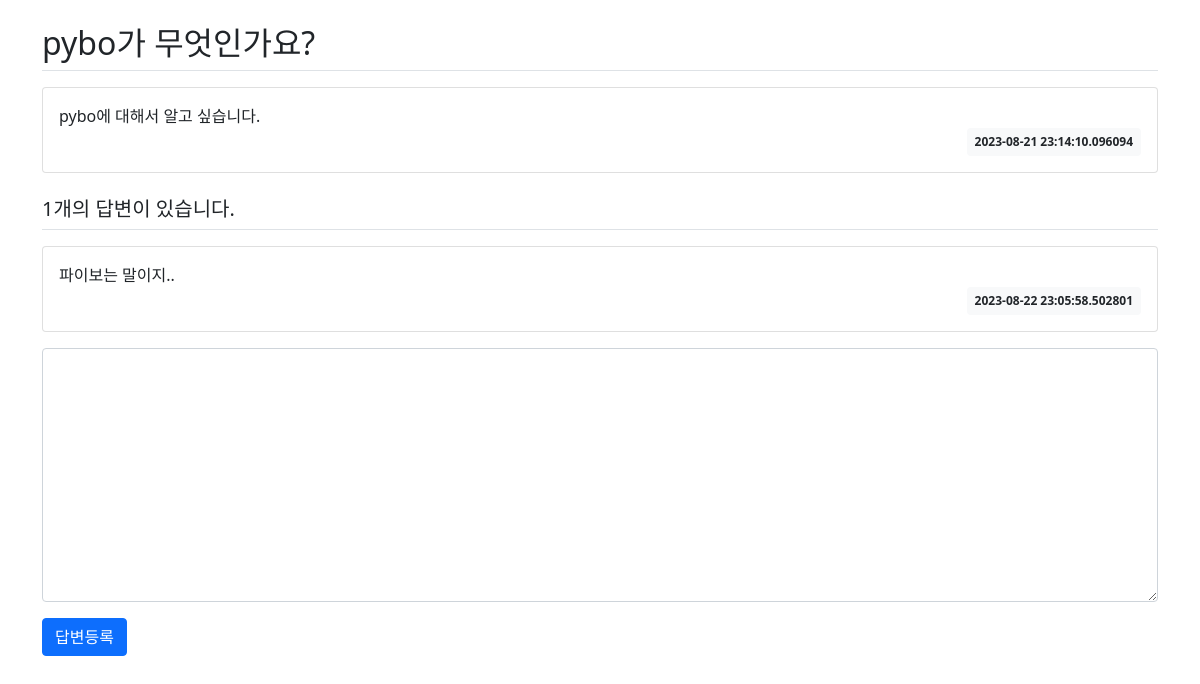
The app's page /question/detail/1/ with its own data.
### pybo/models.py (models this page shows)
class Question(db.Model):
    id = db.Column(db.Integer, primary_key=True)
    subject = db.Column(db.String(200), nullable=False)
    content = db.Column(db.Text(), nullable=False)
    create_date = db.Column(db.DateTime(), nullable=False)

class Answer(db.Model):
    id = db.Column(db.Integer, primary_key=True)
    question_id = db.Column(db.Integer, db.ForeignKey('question.id', ondelete='CASCADE'))
    question = db.relationship('Question', backref=db.backref('answer_set'))
    content = db.Column(db.Text(), nullable=False)
    create_date = db.Column(db.DateTime(), nullable=False)

### pybo/views/question_views.py (the view)
@bp.route('/detail/<int:question_id>/')
def detail(question_id):
    form = AnswerForm()
    question = Question.query.get_or_404(question_id)
    return render_template('question/question_detail.html', question=question, form=form)

### pybo/forms.py
class AnswerForm(FlaskForm):
    content = TextAreaField('내용', validators=[DataRequired('내용은 필수입력 항목입니다.')])

### pybo/templates/question/question_detail.html (shortened to what this page needs)
{% extends 'base.html' %}
{% block content %}
<div class="container my-3">
    <h2 class="border-bottom py-2">{{ question.subject }}</h2>
    <div class="card my-3">
        <div class="card-body">
            <div class="card-text" style="white-space: pre-line;">{{ question.content }}</div>
            <div class="d-flex justify-content-end">
                <div class="badge bg-light text-dark p-2">
                    {{ question.create_date }}
                </div>
            </div>
        </div>
    </div>
    <h5 class="border-bottom my-3 py-2">{{ question.answer_set|length }}개의 답변이 있습니다.</h5>
    {% for answer in question.answer_set %}
    <div class="card my-3">
        <div class="card-body">
            <div class="card-text" style="white-space: pre-line;">{{ answer.content }}</div>
            <div class="d-flex justify-content-end">
                <div class="badge bg-light text-dark p-2">
                    {{ answer.create_date }}
                </div>
            </div>
        </div>
    </div>
    {% endfor %}
    <form action="{{ url_for('answer.create', question_id=question.id) }}" method="post" class="my-3">
        <div class="mb-3">
            <textarea name="content" id="content" class="form-control" rows="10"></textarea>
        </div>
        <input type="submit" value="답변등록" class="btn btn-primary">
    </form>
</div>
{% endblock %}

### records on screen
Question: subject "pybo가 무엇인가요?", content "pybo에 대해서 알고 싶습니다.", create_date "2023-08-21 23:14:10.096094"
Answer: content "파이보는 말이지..", create_date "2023-08-22 23:05:58.502801"

### other values on screen
{{ question.answer_set|length }} "1"
